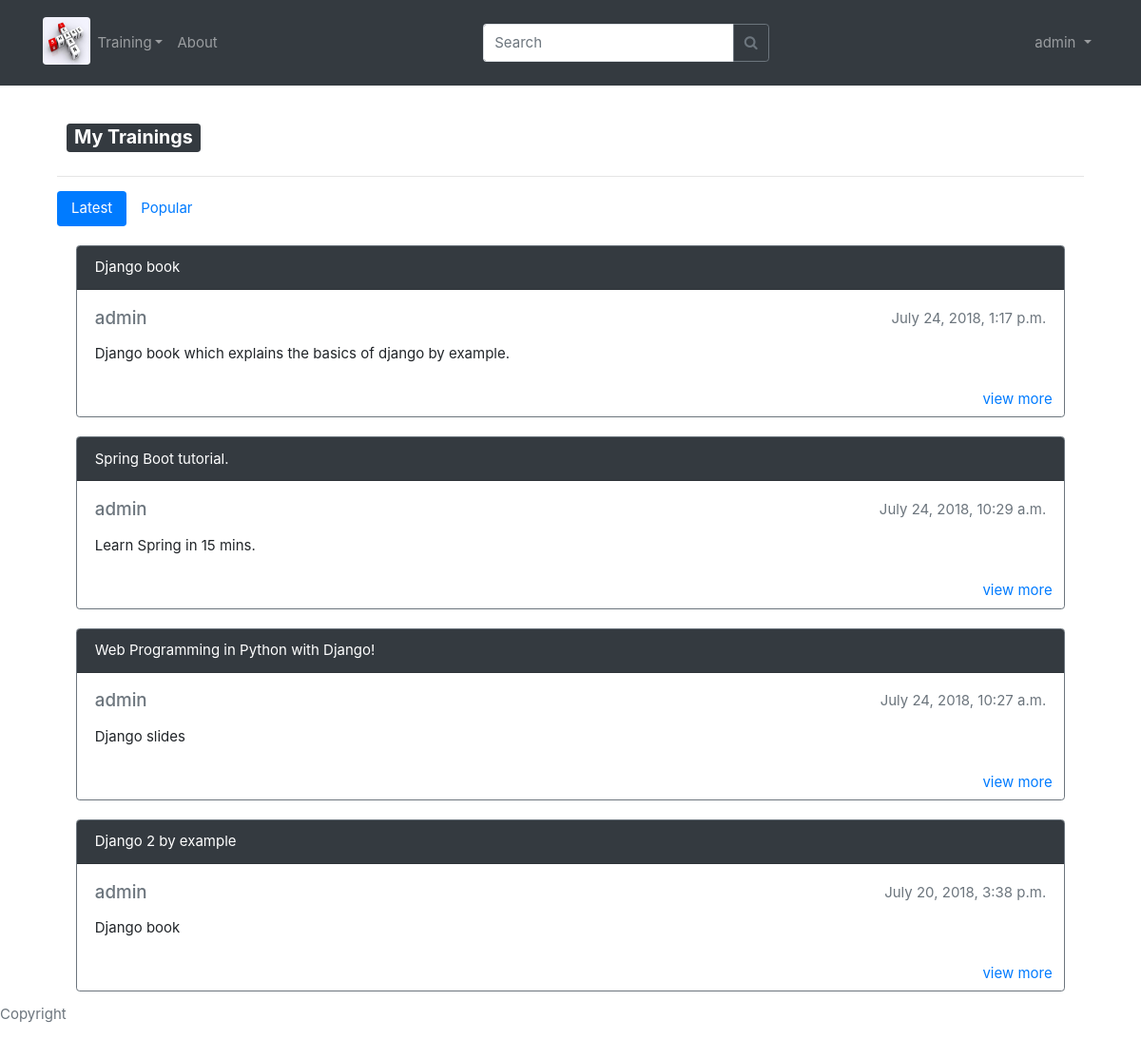
Page /myaccount/ (signed in) on the committed database.
### trainings/models.py (models this page shows, shortened)
class Post(models.Model):
    topic = models.ForeignKey(Topic,related_name='posts',on_delete=models.CASCADE)
    posted_by = models.ForeignKey(User,on_delete=models.CASCADE)
    posted_on = models.DateTimeField(auto_now_add=True)
    title = models.CharField(max_length=200)
    description = models.TextField(max_length=500,default='')
    views = models.PositiveIntegerField(default=0)
    pdf_file = models.FileField(upload_to='uploads/',blank=True)

### trainings/views.py (the view)
# urls.py: path('myaccount/',views.my_account,name='my_account'),
@login_required
def my_account(request):
    language_list =getLangList()
    posts = Post.objects.all()
    my_posts = posts.filter(posted_by=request.user)
    latest_posts = my_posts.order_by('-posted_on')
    popular_posts = my_posts.order_by('-views')
    context ={
        'language_list':language_list,
        'my_posts':my_posts,
        'latest_posts':latest_posts,
        'popular_posts':popular_posts,
    }
    return render(request,'trainings/my_account.html',context)

### trainings/views.py (called while the page is built)
def getLangList():
    latest_language_list = Language.objects.all()
    return latest_language_list

### templates/trainings/my_account.html (shortened to what this page needs)
{% extends 'base.html' %}
{% load static %}
{% block content %}
<h3>
    <span class="badge badge-dark" style="margin: 10px">My Trainings</span>
</h3>
<hr>
<ul class="nav nav-pills mb-3" id="pills-tab" role="tablist">
        <li class="nav-item">
          <a class="nav-link active" id="pills-home-tab" data-toggle="pill" href="#latest" role="tab" aria-controls="pills-home" aria-selected="true">Latest</a>
        </li>
        <li class="nav-item">
          <a class="nav-link" id="pills-profile-tab" data-toggle="pill" href="#popular" role="tab" aria-controls="pills-profile" aria-selected="false">Popular</a>
        </li>
</ul>
<div class="tab-content" id="pills-tabContent">
        <div class="tab-pane fade show active" id="latest" role="tabpanel" aria-labelledby="pills-home-tab">
        {% for post in latest_posts %}
        <div class="card border-secondary" style="margin: 20px">
            <div class="card-header text-white bg-dark ">{{post.title}}</div>
            <div class="card-body">
                <div class="row">
                    <div class="col">
                        <h5 class="card-title text-muted ">{{post.posted_by}}</h5>
                    </div>
                    <div class="col text-right text-muted ">
                        <p>{{post.posted_on}}</p>
                    </div>
                </div>
                <p class="card-text">{{post.description}}</p>
            </div>
            <div class="text-right" margin:10px>
                <a href="{% url 'visit_post' post.topic.language.id post.topic.id post.id %}" class="btn ">view more</a>
            </div>
        </div>
        {% endfor %}
    </div>
</div>
{% endblock %}

### templates/base.html (shortened to what this page needs)
{% load static %}
{% load humanize %}
<!DOCTYPE html>
<html>
<head>
    <link rel="stylesheet" href="{% static 'css/style.css' %}">
    <link rel="stylesheet" href="{% static 'css/bootstrap.min.css' %}">
    <link href="https://cdnjs.cloudflare.com/ajax/libs/font-awesome/4.7.0/css/font-awesome.min.css" rel="stylesheet">
</head>
<body>
    {% block body %}
    <nav class="navbar navbar-expand-sm bg-dark navbar-dark ">
        <nav class="container">
            <p class="nav-item">
                    <img src="/static/img/learn-share.jpg" class="rounded" alt="logo" height="50px" width="50px" style="margin-top:10px" align="left"></img>
            </p>
                  <div class="collapse navbar-collapse" id="navbarNavAltMarkup">
            {% if user.is_authenticated %}
            <ul class="navbar-nav mr-auto">
                <li class="nav-item dropdown ">
                    <a class="nav-link dropdown-toggle" href="#" id="userMenu" data-toggle="dropdown" aria-haspopup="true" aria-expanded="false">Training</a>
                </li>
                <li class="nav-item">
                    <a class="nav-link" href="#about">About</a>
                </li>
            </ul>
            <form class="form-inline my-2 my-lg-0" action="{% url 'search' %}" method="get" accept-charset="utf-8">
                <div class="row">
                    <div class="input-group">
                        <input class="form-control py-2 border-right-0 border" type="text" name="q" placeholder="Search">
                        <span class="input-group-append">
                            <button class="btn btn-outline-secondary " type="submit" id="example-search-input">
                                <i class="fa fa-search"></i>
                            </button>
                        </span>
                    </div>
                </div>
            </form>
            <ul class="navbar-nav ml-auto">
                <li class="nav-item dropdown">
                    <a class="nav-link dropdown-toggle" href="#" id="userMenu" data-toggle="dropdown" aria-haspopup="true" aria-expanded="false">
                        {{ user.username }}
                    </a>
                </li>
            </ul>
            {% else %}
            <form class="form-inline ml-auto">
                <a href="{% url 'login' %}" class="btn btn-outline-secondary">Log in</a>
                <a href="{% url 'signup' %}" class="btn btn-primary ml-2">Sign up</a>
            </form>
            {% endif %}
            </div>
        </nav>
    </nav>
    <div class="container" style="padding: 30px">
        {% block content %} {% endblock %}
    </div>
    <div>
        <span class="text-muted fixed-bottom">
            <p>Copyright</p>
        </span>
    </div>
    {% endblock body %}
</body>
</html>

### static/css/style.css (style rules this page uses)
*,*:before,*:after { box-sizing:inherit }
html { -ms-text-size-adjust:100%;-webkit-text-size-adjust:100% }
body { margin:0 }
article,aside,details,figcaption,figure,footer,header,main,menu,nav,section,summary { display:block }
a { background-color:transparent;-webkit-text-decoration-skip:objects }
img { border-style:none }
hr { box-sizing:content-box;height:0;overflow:visible }
button,input,select,textarea { font:inherit;margin:0 }
button,input { overflow:visible }
button,select { text-transform:none }
button,html [type=button],[type=reset],[type=submit] { -webkit-appearance:button }
html,body { font-family:Verdana,sans-serif;font-size:15px;line-height:1.5 }
html { overflow-x:hidden }
h3 { font-size:24px }
h5 { font-size:18px }
h1,h2,h3,h4,h5,h6 { font-family:"Segoe UI",Arial,sans-serif;font-weight:400;margin:10px 0 }
hr { border:0;border-top:1px solid #eee;margin:20px 0 }
img { vertical-align:middle }
a { color:inherit }

### rows in the picture
Post: title "Django book", posted_by "admin", posted_on "July 24, 2018, 1:17 p.m.", description "Django book which explains the basics of django by example."
Post: title "Spring Boot tutorial.", posted_by "admin", posted_on "July 24, 2018, 10:29 a.m.", description "Learn Spring in 15 mins."
Post: title "Web Programming in Python with Django!", posted_by "admin", posted_on "July 24, 2018, 10:27 a.m.", description "Django slides"
Post: title "Django 2 by example", posted_by "admin", posted_on "July 20, 2018, 3:38 p.m.", description "Django book"

### other values in the picture
{{ user.username }} "admin"
